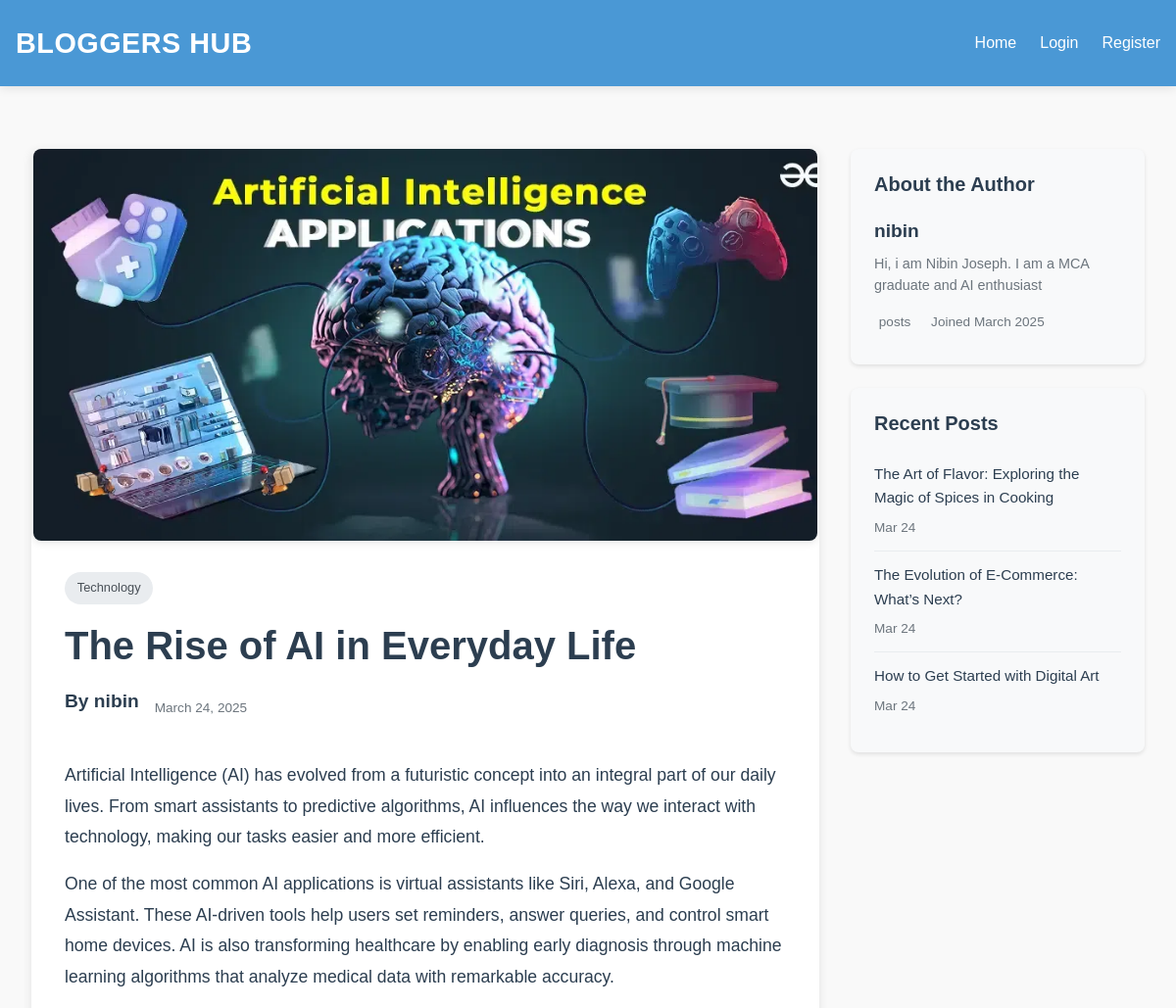
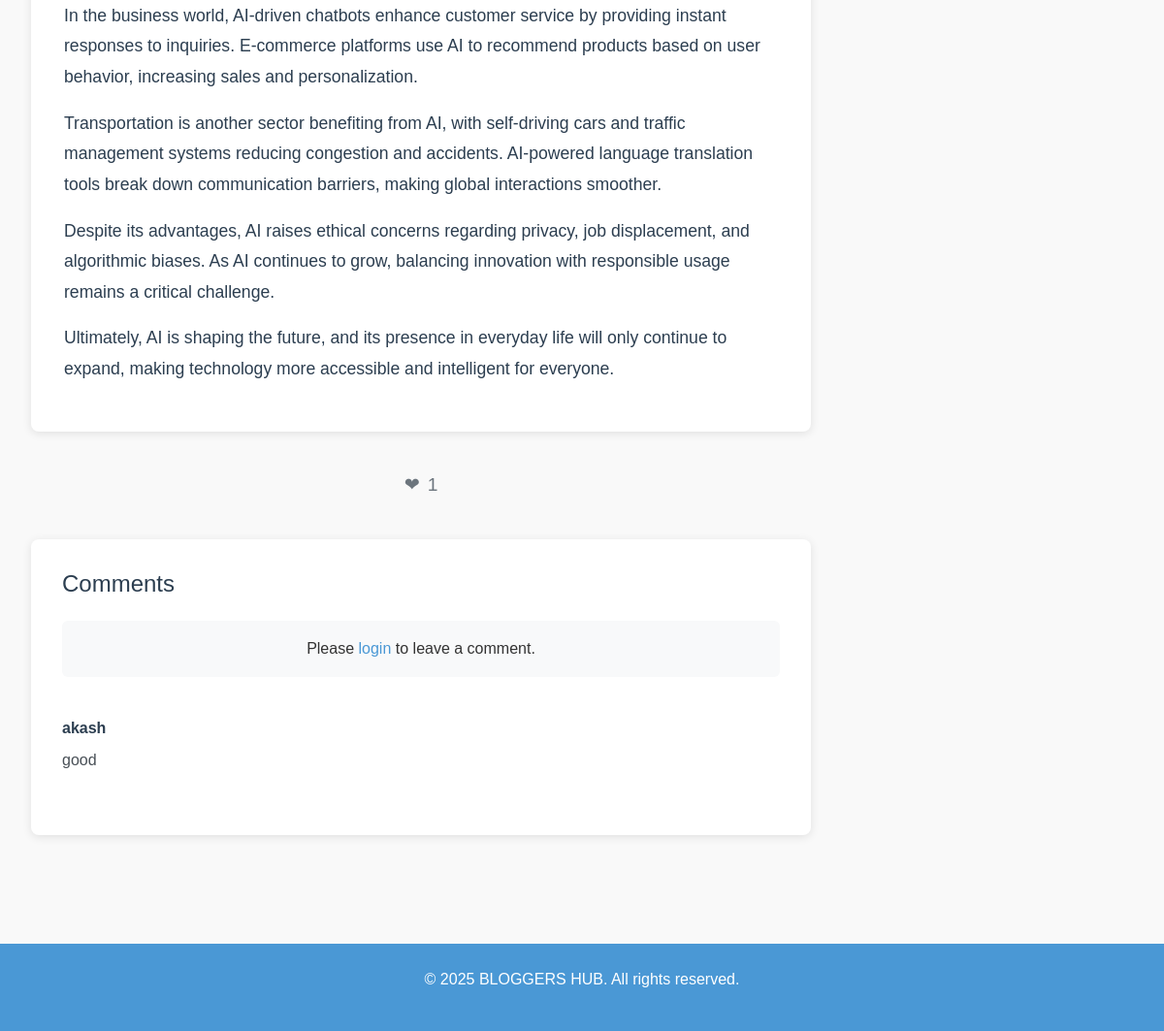
/blog/post/6/, run on the app's committed database (2 pictures, top to bottom).
### blog/models.py (models this page shows, shortened)
class Post(models.Model):
    author = models.ForeignKey(User, on_delete=models.CASCADE, related_name='posts')
    title = models.CharField(max_length=200)
    description = models.TextField(help_text="A brief description that appears on the home page", blank=True, null=True)
    content = models.TextField(help_text="The full content of your blog post")
    image = models.ImageField(upload_to='blog_images/', null=True, blank=True)
    published_date = models.DateTimeField(auto_now_add=True)
    last_modified = models.DateTimeField(auto_now=True)
    likes = models.ManyToManyField(User, related_name='liked_posts', blank=True)
    category = models.ForeignKey(Category, on_delete=models.SET_NULL, null=True, blank=True, related_name='posts')
    class Meta:
        ordering = ['-published_date']
    def total_likes(self):
        return self.likes.count()

class Category(models.Model):
    name = models.CharField(max_length=100)
    slug = models.SlugField(unique=True)
    class Meta:
        verbose_name_plural = 'Categories'

class Comment(models.Model):
    post = models.ForeignKey('Post', on_delete=models.CASCADE, related_name='comments')
    author = models.ForeignKey(User, on_delete=models.CASCADE)
    content = models.TextField()
    created_date = models.DateTimeField(default=timezone.now)
    class Meta:
        ordering = ['-created_date']

class UserProfile(models.Model):
    user = models.OneToOneField(User, on_delete=models.CASCADE)
    bio = models.TextField(max_length=500, blank=True)
    profile_picture = models.ImageField(upload_to='profile_pics/', null=True, blank=True)
    website = models.URLField(max_length=200, blank=True)
    joined_date = models.DateTimeField(auto_now_add=True)
    spam_words = models.TextField(blank=True, help_text="Enter spam words separated by commas")

### blog/views.py (the view)
# urls.py: path('post/<int:post_id>/', views.post_detail, name='post_detail'),
def post_detail(request, post_id):
    post = get_object_or_404(Post, id=post_id)
    user_liked = request.user.is_authenticated and post.likes.filter(id=request.user.id).exists()
    recent_posts = Post.objects.exclude(id=post_id).order_by('-published_date')[:3]
    comments = post.comments.all().select_related('author')
    if request.method == 'POST' and request.user.is_authenticated:
        comment_form = CommentForm(request.POST)
        if comment_form.is_valid():
            comment = comment_form.save(commit=False)
            comment.post = post
            comment.author = request.user
            comment.save()
            return redirect('post_detail', post_id=post.id)
    else:
        comment_form = CommentForm()
    return render(request, 'blog/post_detail.html', {
        'post': post,
        'user_liked': user_liked,
        'recent_posts': recent_posts,
        'comments': comments,
        'comment_form': comment_form
    })

### blog/context_processors.py (called while the page is built)
def notifications(request):
    if request.user.is_authenticated:
        unread_notifications_count = Notification.objects.filter(recipient=request.user, is_read=False).count()
    else:
        unread_notifications_count = 0
    return {
        'unread_notifications_count': unread_notifications_count
    }

### templates/blog/post_detail.html (shortened to what this page needs)
{% extends 'blog/base.html' %}
{% load static %}
{% block content %}
<div class="post-detail-container">
    <div class="post-detail-main">
        <article class="post-detail-box">
            {% if post.image %}
            <div class="post-image-container">
                <img src="{{ post.image.url }}" alt="{{ post.title }}" class="post-image">
            </div>
            {% endif %}
            <div class="post-detail-content">
                {% if post.category %}
                <span class="post-category">{{ post.category.name }}</span>
                {% endif %}
                <h1 class="post-detail-title">{{ post.title }}</h1>
                <div class="post-meta-info">
                    <span class="author-name">By {{ post.author.username }}</span>
                    <span class="post-date">{{ post.published_date|date:"F j, Y" }}</span>
                </div>
                <div class="post-content">
                    {{ post.content|linebreaks }}
                </div>
            </div>
        </article>
        <div class="like-section">
            {% if user.is_authenticated %}
                <form method="post" action="{% url 'like_post' post.id %}" class="like-form">
                    {% csrf_token %}
                    <button type="submit" class="like-button {% if user_liked %}liked{% endif %}">
                        <span class="like-icon">❤</span>
                        <span class="like-count">{{ post.total_likes }}</span>
                    </button>
                </form>
            {% else %}
                <a href="{% url 'login' %}" class="like-button">
                    <span class="like-icon">❤</span>
                    <span class="like-count">{{ post.total_likes }}</span>
                </a>
            {% endif %}
        </div>
        <div class="comments-section">
            <h2>Comments</h2>
            {% if user.is_authenticated %}
                <form method="post" class="comment-form">
                    {% csrf_token %}
                    {{ comment_form.as_p }}
                    <button type="submit" class="btn-submit">Post Comment</button>
                </form>
            {% else %}
                <p class="login-prompt">Please <a href="{% url 'login' %}">login</a> to leave a comment.</p>
            {% endif %}
            <div class="comments-list">
                {% for comment in comments %}
                    <div class="comment">
                        <div class="comment-header">
                            <span class="comment-author">{{ comment.author.username }}</span>
                        </div>
                        <div class="comment-content">
                            {{ comment.content|linebreaks }}
                        </div>
                    </div>
                {% empty %}
                    <p class="no-comments">No comments yet. Be the first to comment!</p>
                {% endfor %}
            </div>
        </div>
    </div>
    <aside class="sidebar">
        <div class="sidebar-section">
            <h3>About the Author</h3>
            <div class="author-info">
                <h4 class="author-name">{{ post.author.username }}</h4>
                <p class="author-bio">{{ post.author.userprofile.bio|default:"No bio available" }}</p>
                <div class="author-stats">
                    <span class="stat-item">
                         {{ post.author.post_set.count }} posts
                    </span>
                    <span class="stat-item">
                         Joined {{ post.author.date_joined|date:"F Y" }}
                    </span>
                </div>
            </div>
        </div>
        <div class="sidebar-section">
            <h3>Recent Posts</h3>
            <ul class="recent-posts">
                {% for recent_post in recent_posts %}
                    <li>
                        <a href="{% url 'post_detail' recent_post.id %}">{{ recent_post.title }}</a>
                        <span class="post-date">{{ recent_post.published_date|date:"M j" }}</span>
                    </li>
                {% empty %}
                    <li class="no-posts-message">No recent posts available.</li>
                {% endfor %}
            </ul>
        </div>
    </aside>
</div>
{% endblock %}

### static/css/style.css (style rules this page uses)
.post-image-container { width: 100%; height: 200px; overflow: hidden; border-radius: 6px; margin-bottom: 1rem; }
.post-thumbnail, .featured-image, .post-image { width: 100%; height: 100%; object-fit: cover; transition: transform 0.3s ease; }
.post-category { background-color: #e9ecef; padding: 0.4rem 0.8rem; border-radius: 20px; font-size: 0.8rem; color: #495057; display: inline-block; margin-bottom: 0.5rem; font-weight: 500; }
.sidebar-section { background-color: #f8f9fa; padding: 1.5rem; border-radius: 8px; box-shadow: 0 2px 4px rgba(0,0,0,0.1); margin-bottom: 1.5rem; }
.comments-section { margin-top: 2rem; }
.comment { border-bottom: 1px solid #e9ecef; padding: 1rem 0; }
.comment:last-child { border-bottom: none; }
.comment-header { display: flex; justify-content: space-between; margin-bottom: 0.5rem; }
.comment-author { font-weight: 600; margin-right: 0.5rem; }

### templates/blog/base.html (style rules this page uses)
body { font-family: 'Arial', sans-serif; line-height: 1.6; margin: 0; padding: 0; color: #333; background-color: #f9f9f9; }

### templates/blog/post_detail.html (style rules this page uses)
.post-detail-container { display: grid; grid-template-columns: 1fr 300px; gap: 2rem; max-width: 1200px; margin: 0 auto; padding: 2rem 1rem; }
.post-detail-main { min-width: 0; }
.post-detail-box { background-color: #fff; border-radius: 8px; box-shadow: 0 2px 10px rgba(0,0,0,0.1); overflow: hidden; margin-bottom: 2rem; }
.post-image-container { width: 100%; max-width: 800px; height: 400px; overflow: hidden; margin: 0 auto; border-radius: 8px; box-shadow: 0 2px 8px rgba(0,0,0,0.1); }
.post-image { width: 100%; height: 100%; object-fit: cover; transition: transform 0.3s ease; }
.post-detail-content { padding: 2rem; max-width: 800px; margin: 0 auto; }
.post-category { background-color: #e9ecef; padding: 0.4rem 0.8rem; border-radius: 20px; font-size: 0.8rem; color: #495057; display: inline-block; margin-bottom: 1rem; font-weight: 500; }
.post-detail-title { font-size: 2.5rem; color: #2c3e50; margin-bottom: 1rem; line-height: 1.3; font-weight: 700; }
.post-meta-info { display: flex; align-items: center; gap: 1rem; margin-bottom: 2rem; color: #6c757d; font-size: 0.95rem; }
.post-content { font-size: 1.1rem; line-height: 1.8; color: #2c3e50; }
.like-section { text-align: center; margin: 2rem 0; }
.like-button { background: none; border: none; cursor: pointer; font-size: 1.2rem; color: #6c757d; padding: 0.5rem 1rem; border-radius: 20px; transition: all 0.3s ease; text-decoration: none; display: inline-flex; align-items: center; gap: 0.5rem; }
.comments-section { background-color: #fff; border-radius: 8px; box-shadow: 0 2px 10px rgba(0,0,0,0.1); padding: 2rem; margin-top: 2rem; }
.comments-section h2 { color: #2c3e50; margin-bottom: 1.5rem; font-size: 1.5rem; }
.comment { padding: 1rem 0; border-bottom: 1px solid #e9ecef; }
.comment:last-child { border-bottom: none; }
.comment-header { display: flex; justify-content: space-between; margin-bottom: 0.5rem; }
.comment-author { font-weight: 600; color: #2c3e50; }
.comment-content { color: #495057; line-height: 1.6; }
.login-prompt { text-align: center; padding: 1rem; background-color: #f8f9fa; border-radius: 6px; margin-bottom: 1.5rem; }
.login-prompt a { color: #4a98d5; text-decoration: none; }
.sidebar { width: 300px; }
.sidebar-section { background-color: #f8f9fa; padding: 1.5rem; border-radius: 8px; box-shadow: 0 2px 4px rgba(0,0,0,0.1); margin-bottom: 1.5rem; }
.sidebar-section h3 { color: #2c3e50; font-size: 1.25rem; margin-bottom: 1rem; font-weight: 600; }
.recent-posts { list-style: none; padding: 0; margin: 0; }
.recent-posts li { padding: 0.75rem 0; border-bottom: 1px solid #e9ecef; }
.recent-posts li:last-child { border-bottom: none; }
.recent-posts a { color: #2c3e50; text-decoration: none; font-size: 0.95rem; display: block; margin-bottom: 0.25rem; transition: color 0.3s ease; }
.post-date { font-size: 0.85rem; color: #6c757d; }
.author-info { text-align: left; padding: 0.5rem 0; }
.author-name { font-size: 1.2rem; color: #2c3e50; margin-bottom: 0.75rem; font-weight: 600; }
.author-bio { color: #6c757d; font-size: 0.9rem; line-height: 1.5; margin-bottom: 1rem; }
.author-stats { display: flex; gap: 1rem; font-size: 0.85rem; color: #6c757d; }
.stat-item { display: flex; align-items: center; gap: 0.3rem; }

### data on the page
Post: image (picture), category.name "Technology", title "The Rise of AI in Everyday Life", author.username "nibin", published_date "March 24, 2025", content "Artificial Intelligence (AI) has evolved from a futuristic concept into an integral part of our daily lives. From smart assistants to predictive algorithms, AI influences the way we interact with technology, making our tasks easier and more efficient. One of the most common AI applications is virtual assistants like Siri, Alexa, and Google Assistant. These AI-driven tools help users set reminders, answer queries, and control smart home devices. AI is also transforming healthcare by enabling early diagnosis through machine learning algorithms that analyze medical data with remarkable accuracy. In the business world, AI-driven chatbots enhance customer service by providing instant responses…", total_likes "1", author.userprofile.bio "Hi, i am Nibin Joseph. I am a MCA graduate and AI enthusiast", author.date_joined "March 2025"
Comment: author.username "akash", content "good"
Post: title "The Art of Flavor: Exploring the Magic of Spices in Cooking", published_date "Mar 24"
Post: title "The Evolution of E-Commerce: What’s Next?", published_date "Mar 24"
Post: title "How to Get Started with Digital Art", published_date "Mar 24"
